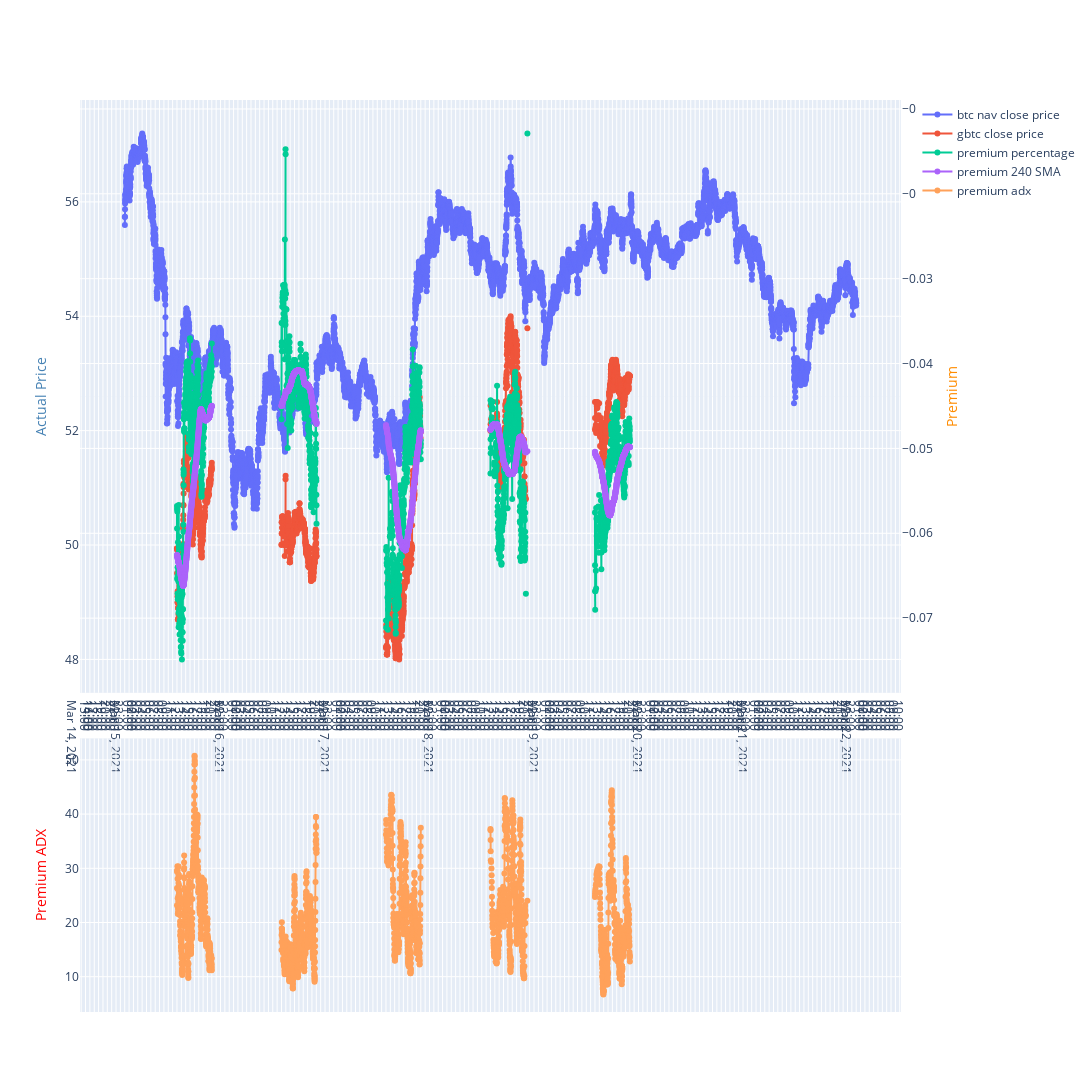

The notebook cell saved with this chart:
### Code cell
# total 7 weeks since Mar 3, try increase the week_no for other week's data
week_no = 2
start_date = weeks[week_no][0]
end_date = weeks[week_no][1]
mask = (df_indicators.index > start_date) & (df_indicators.index <= end_date)
df = df_indicators.loc[mask]

# plot premium and its average 
# plot_price_with_premium_chart(df, chart_width=5000, indicator_type=IndicatorType.MACD_BTC)
# plot_price_with_premium_chart(df, chart_width=5000, ema = True)


plot_price_with_premium_chart(df, chart_width=5000, chart_height=1200, indicator_type=IndicatorType.ADX_PREMIUM)

### Figure 1 — Plotly figure (JSON) as saved in the notebook; plotly's stock layout.template omitted (floating-point values rounded to 4 significant figures; data arrays with more than 128 entries replaced by an {"elided": "..."} marker saying what was removed)
{"data": [{"mode": "lines+markers", "name": "btc nav close price", "type": "scatter", "x": {"elided": "10080 str values"}, "y": {"elided": "10080 float values"}}, {"mode": "lines+markers", "name": "gbtc close price", "type": "scatter", "x": {"elided": "10080 str values"}, "y": {"elided": "10080 float values"}}, {"mode": "lines+markers", "name": "premium percentage", "type": "scatter", "x": {"elided": "10080 str values"}, "y": {"elided": "10080 float values"}, "yaxis": "y2"}, {"mode": "lines+markers", "name": "premium 240 SMA", "type": "scatter", "x": {"elided": "10080 str values"}, "y": {"elided": "10080 float values"}, "yaxis": "y2"}, {"mode": "lines+markers", "name": "premium adx", "type": "scatter", "x": {"elided": "10080 str values"}, "y": {"elided": "10080 float values"}, "yaxis": "y3"}], "layout": {"height": 1200, "width": 5000, "xaxis": {"nticks": 200}, "yaxis": {"domain": [0.35, 1], "title": {"font": {"color": "SteelBlue"}, "text": "Actual Price"}}, "yaxis2": {"domain": [0.35, 1], "overlaying": "y", "side": "right", "title": {"font": {"color": "DarkOrange"}, "text": "Premium"}}, "yaxis3": {"domain": [0, 0.3], "title": {"font": {"color": "Red"}, "text": "Premium ADX"}}}}
